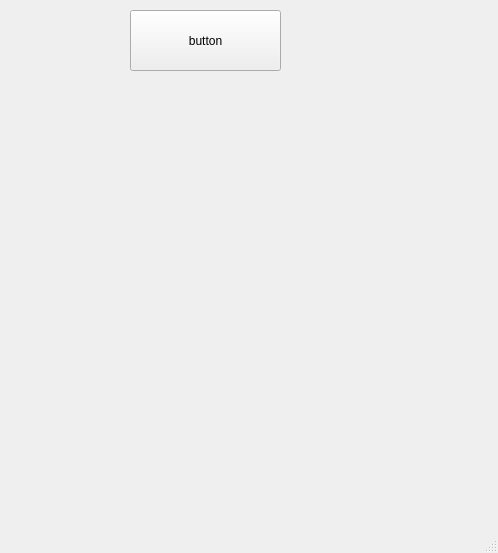
<?xml version="1.0" encoding="UTF-8"?>
<ui version="4.0">
 <class>MainWindow</class>
 <widget class="QMainWindow" name="MainWindow">
  <property name="geometry">
   <rect>
    <x>0</x>
    <y>0</y>
    <width>498</width>
    <height>553</height>
   </rect>
  </property>
  <property name="windowTitle">
   <string>MainWindow</string>
  </property>
  <widget class="QWidget" name="centralwidget">
   <widget class="QPushButton" name="pushButton">
    <property name="geometry">
     <rect>
      <x>130</x>
      <y>10</y>
      <width>151</width>
      <height>61</height>
     </rect>
    </property>
    <property name="text">
     <string>button</string>
    </property>
   </widget>
  </widget>
  <widget class="QMenuBar" name="menubar">
   <property name="geometry">
    <rect>
     <x>0</x>
     <y>0</y>
     <width>498</width>
     <height>21</height>
    </rect>
   </property>
  </widget>
  <widget class="QStatusBar" name="statusbar"/>
 </widget>
 <resources/>
 <connections/>
</ui>
